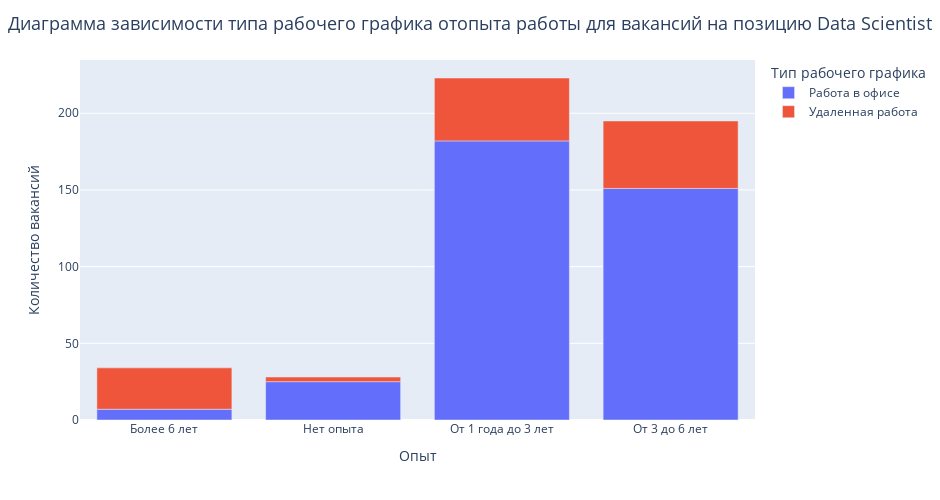

The notebook cell this image was saved under:
### Markdown cell above
3. Посмотрим на вакансии Data Scientist в разрезе типа рабочего графика и опыта работы.

### Code cell
# Посмотрим на соотношение вакансий на позицию DS в зависимости от требований к опыту с типом 
# рабочего графика "Удаленная работа" и "Работа в офисе". За "Работу в офисе" примем все типы 
# рабочих графиков кроме "Удаленная работа".

query_7_4 = f'''SELECT
                    'Удаленная работа' AS "Рабочий график",
                    experience AS "Опыт",
                    count(id) AS "Количество вакансий"
                FROM public.vacancies
                WHERE 
                    schedule ILIKE '%%удал%%'
                    AND {ds_vac}
                GROUP BY experience
                
                UNION ALL
                
                SELECT
                    'Работа в офисе' AS "Рабочий график",
                    experience AS "Опыт",
                    count(id) AS "Количество вакансий"
                FROM public.vacancies
                WHERE 
                    schedule NOT ILIKE '%%удал%%'
                    AND {ds_vac}
                GROUP BY experience
                ORDER BY "Опыт", "Рабочий график"
            '''

df_shedule = pd.read_sql_query(query_7_4, connection)
display(df_shedule)

# Строим столбчатую диаграмму
fig = px.bar(
    data_frame=df_shedule,
    height=500,
    width=940,
    x='Опыт',
    y='Количество вакансий',
    color='Рабочий график'    
    )

# Настраиваем отображение
fig.update_layout(
                  title=dict(
                             text='Диаграмма зависимости типа рабочего графика от'\
                                 +'опыта работы для вакансий на позицию Data Scientist',
                             x=0.5,
                             font=dict(size=18)
                             ),   
                  xaxis_title='Опыт',
                  yaxis_title='Количество вакансий',
                  legend=dict(title='Тип рабочего графика')
                  )

fig.show()

### Figure 1 — Plotly figure (JSON) as saved in the notebook; plotly's stock layout.template omitted (floating-point values rounded to 4 significant figures)
{"data": [{"alignmentgroup": "True", "hovertemplate": "Рабочий график=Работа в офисе<br>Опыт=%{x}<br>Количество вакансий=%{y}<extra></extra>", "legendgroup": "Работа в офисе", "marker": {"color": "#636efa", "pattern": {"shape": ""}}, "name": "Работа в офисе", "offsetgroup": "Работа в офисе", "orientation": "v", "showlegend": true, "textposition": "auto", "type": "bar", "x": ["Более 6 лет", "Нет опыта", "От 1 года до 3 лет", "От 3 до 6 лет"], "xaxis": "x", "y": [7, 25, 182, 151], "yaxis": "y"}, {"alignmentgroup": "True", "hovertemplate": "Рабочий график=Удаленная работа<br>Опыт=%{x}<br>Количество вакансий=%{y}<extra></extra>", "legendgroup": "Удаленная работа", "marker": {"color": "#EF553B", "pattern": {"shape": ""}}, "name": "Удаленная работа", "offsetgroup": "Удаленная работа", "orientation": "v", "showlegend": true, "textposition": "auto", "type": "bar", "x": ["Более 6 лет", "Нет опыта", "От 1 года до 3 лет", "От 3 до 6 лет"], "xaxis": "x", "y": [27, 3, 41, 44], "yaxis": "y"}], "layout": {"barmode": "relative", "height": 500, "legend": {"title": {"text": "Тип рабочего графика"}, "tracegroupgap": 0}, "margin": {"t": 60}, "title": {"font": {"size": 18}, "text": "Диаграмма зависимости типа рабочего графика отопыта работы для вакансий на позицию Data Scientist", "x": 0.5}, "width": 940, "xaxis": {"anchor": "y", "domain": [0, 1], "title": {"text": "Опыт"}}, "yaxis": {"anchor": "x", "domain": [0, 1], "title": {"text": "Количество вакансий"}}}}
